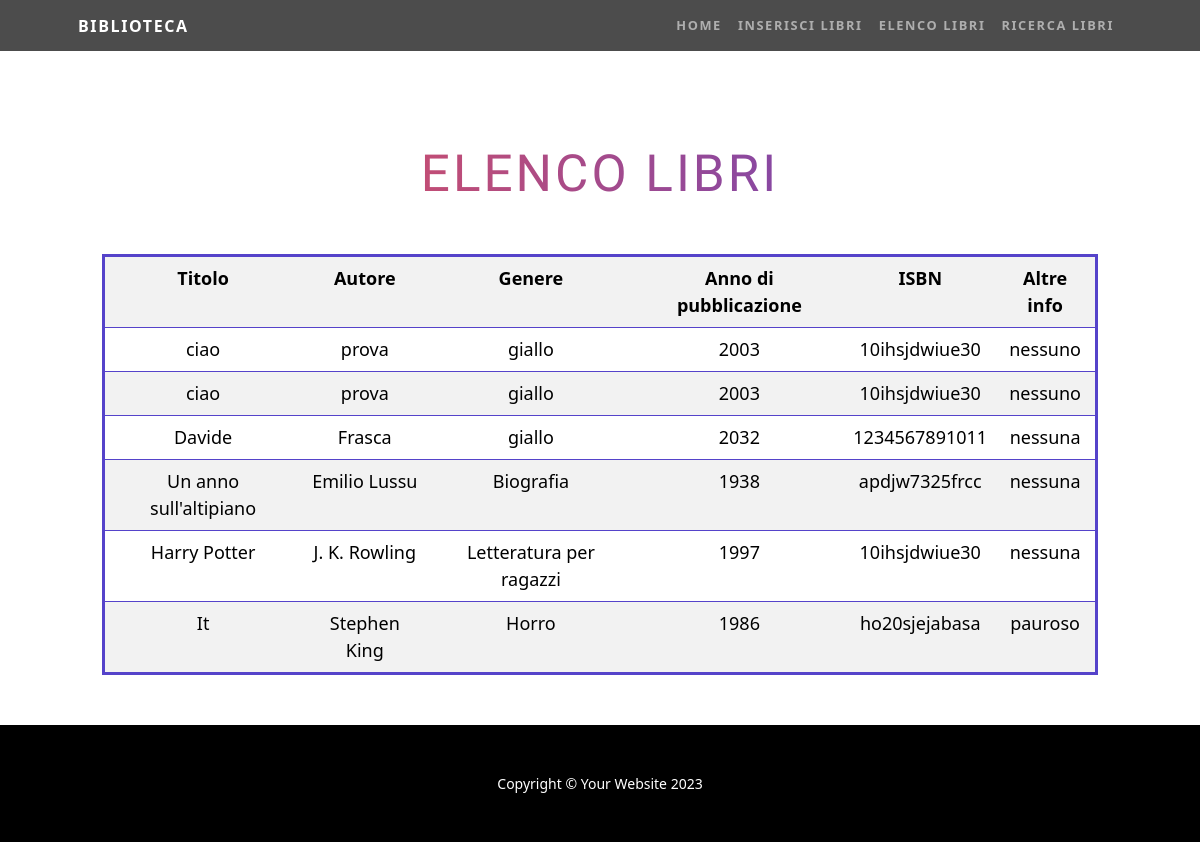
Page /elenco.php on the committed database.
### tables this page shows
CREATE TABLE IF NOT EXISTS `libri_frascaroli` (
`ID` int(11) NOT NULL,
  `Titolo` varchar(255) NOT NULL,
  `Autore` varchar(255) DEFAULT NULL,
  `Genere` varchar(50) DEFAULT NULL,
  `AnnoPubblicazione` int(11) DEFAULT NULL,
  `ISBN` varchar(13) DEFAULT NULL,
  `AltreInformazioni` text DEFAULT NULL
);

### elenco.php (the view, shortened to what this page needs)
<?php
        include 'conn.php';
        include 'headerdue.php';
        $sql = "SELECT * FROM libri_frascaroli";
        $result = $conn->query($sql);
            ?>
<div class="container-fluid d-flex-justify-content-center get-in-touch">
<h1 class="title">Elenco Libri</h1>
<table class="table table-striped table-hover" style="font-size: large; text-align: center; border: #5543ca; border-style: solid;">
        <tr>
            <th>Titolo</th>
            <th>Autore</th>
            <th>Genere</th>
            <th>Anno di pubblicazione</th>
            <th>ISBN</th>
            <th>Altre info</th>
        </tr>
        <?php
        if ($result->num_rows > 0) {
            while ($row = $result->fetch_assoc()) {
                echo "<tr>";
                echo "<td>" . $row['Titolo'] . "</td>";
                echo "<td>" . $row['Autore'] . "</td>";
                echo "<td>" . $row['Genere'] . "</td>";
                echo "<td>" . $row['AnnoPubblicazione'] . "</td>";
                echo "<td>" . $row['ISBN'] . "</td>";
                echo "<td>" . $row['AltreInformazioni'] . "</td>";
                echo "</tr>";
            }
        } else {
            echo "<tr><td colspan='10'>Nessun libro presente nella tabella.</td></tr>";
        }
        ?>
</table>
</div>
    </body>
    </html>
    <?php
    include 'footer.php';
    ?>

### headerdue.php (shortened to what this page needs)
<!DOCTYPE html>
<html lang="en">
    <head>
        <link href="css/styles.css" rel="stylesheet" />
        <link href="https://cdn.jsdelivr.net/npm/bootstrap@5.3.2/dist/css/bootstrap.min.css" rel="stylesheet">
    </head>
    <body id="page-top">
        <nav class="navbar navbar-expand-lg navbar-dark navbar-custom fixed-top">
            <div class="container px-5">
                <a class="navbar-brand" href="index.php">Biblioteca</a>
                <div class="collapse navbar-collapse" id="navbarResponsive">
                    <ul class="navbar-nav ms-auto">
                        <li class="nav-item"><a class="nav-link" href="index.php">Home</a></li>
                        <li class="nav-item"><a class="nav-link" href="inserisci.php">Inserisci Libri</a></li>
                        <li class="nav-item"><a class="nav-link" href="elenco.php">Elenco Libri</a></li>
                        <li class="nav-item"><a class="nav-link" href="ricerca.php">Ricerca Libri</a></li>
                    </ul>
                </div>
            </div>
        </nav>

### footer.php (shortened to what this page needs)
        <footer class="py-5 bg-black">
            <div class="container px-5"><p class="m-0 text-center text-white small">Copyright &copy; Your Website 2023</p></div>
        </footer>
    </body>
</html>

### rows in the picture
libri_frascaroli: Titolo "ciao", Autore "prova", Genere "giallo", AnnoPubblicazione "2003", ISBN "10ihsjdwiue30", AltreInformazioni "nessuno"
libri_frascaroli: Titolo "ciao", Autore "prova", Genere "giallo", AnnoPubblicazione "2003", ISBN "10ihsjdwiue30", AltreInformazioni "nessuno"
libri_frascaroli: Titolo "Davide", Autore "Frasca", Genere "giallo", AnnoPubblicazione "2032", ISBN "1234567891011", AltreInformazioni "nessuna"
libri_frascaroli: Titolo "Un anno sull'altipiano", Autore "Emilio Lussu", Genere "Biografia", AnnoPubblicazione "1938", ISBN "apdjw7325frcc", AltreInformazioni "nessuna"
libri_frascaroli: Titolo "Harry Potter", Autore "J. K. Rowling", Genere "Letteratura per ragazzi", AnnoPubblicazione "1997", ISBN "10ihsjdwiue30", AltreInformazioni "nessuna"
libri_frascaroli: Titolo "It", Autore "Stephen King", Genere "Horro", AnnoPubblicazione "1986", ISBN "ho20sjejabasa", AltreInformazioni "pauroso"
